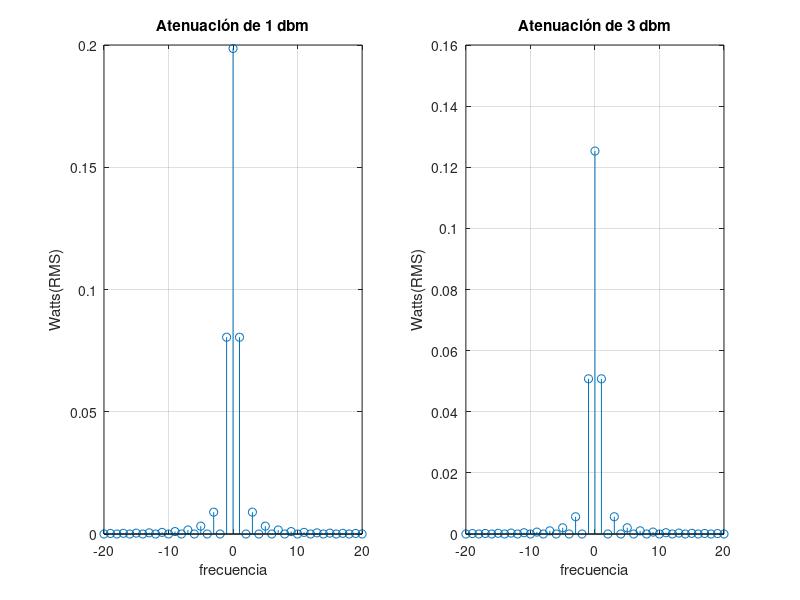

Reproduce this figure in MATLAB.
n=-20:20;
cero=find(n==0);
coeficientes=[];
for i=1:numel(n)
    if i==cero
        coeficientes(i)=10*0.5*sinc(n(i)*0.5);
        
    elseif mod(i,2)==0
        coeficientes(i)=10*0.5*sinc(n(i)*0.5);
        coeficientes(i)=abs(coeficientes(i));
    else
        coeficientes(i)=0;
    end 
end

potencia=(((coeficientes).^2)/100);

dbm=10*log10(potencia/1e-3);

dbm1=dbm-1;
dbm3=dbm-3;

potencia1=10.^(dbm1/10)*10^-3;
potencia3=10.^(dbm3/10)*10^-3;

subplot(1,2,1)
stem(n,potencia1)
title('Atenuación de 1 dbm')
ylabel('Watts(RMS)')
xlabel('frecuencia')
grid on
subplot(1,2,2)
stem(n,potencia3)
title('Atenuación de 3 dbm')
ylabel('Watts(RMS)')
xlabel('frecuencia')
grid on



